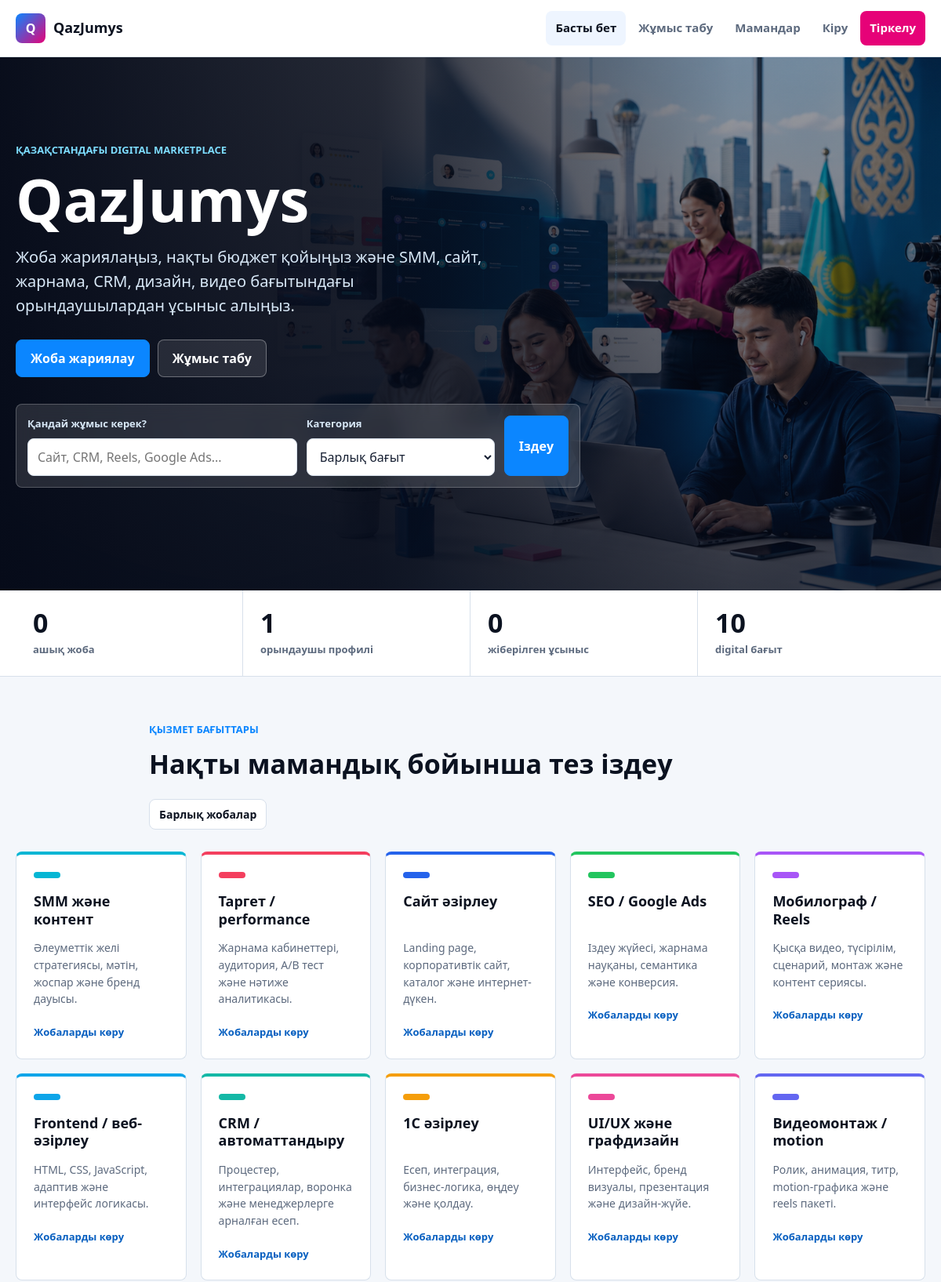
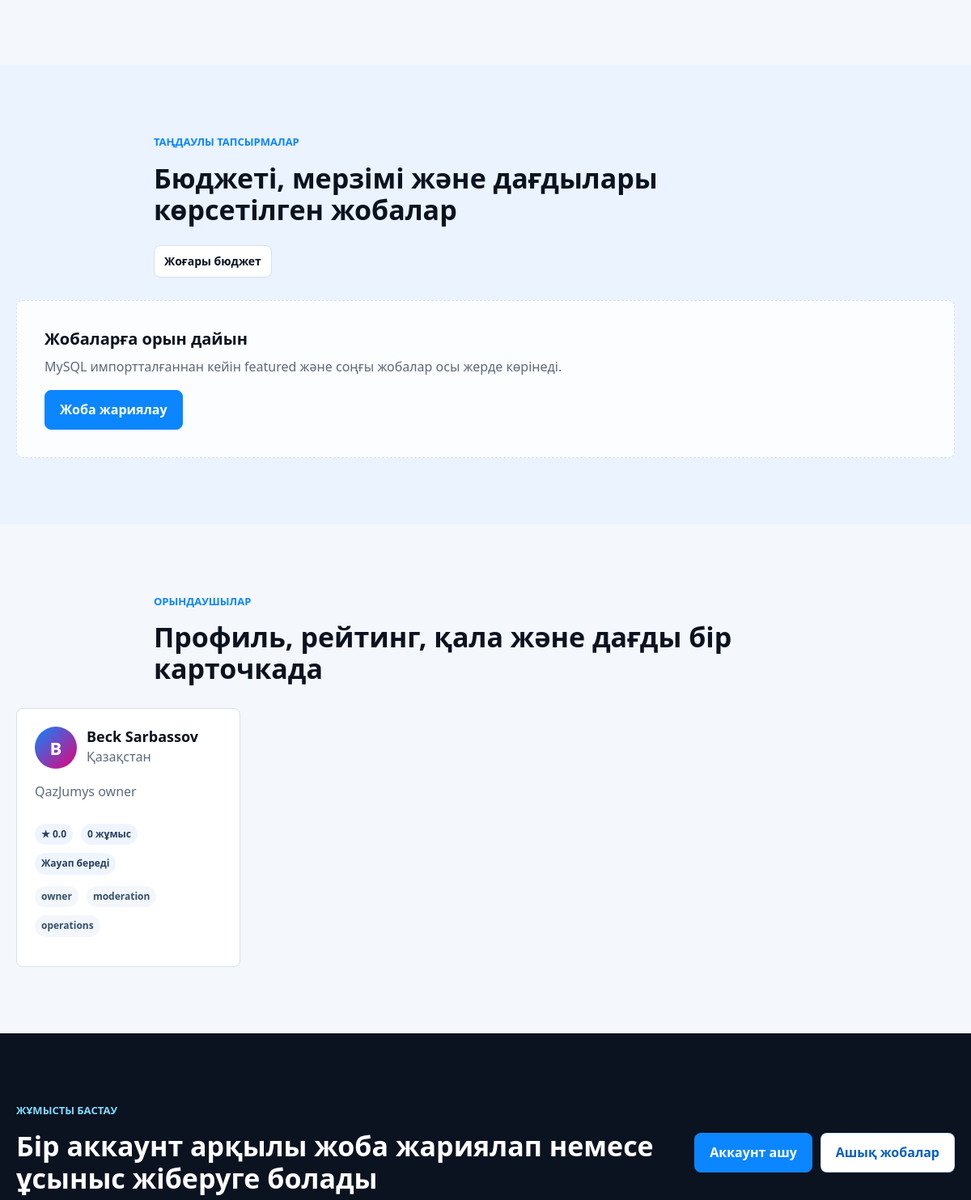
Before: / (upper part) with the older database file (2 pictures, top to bottom).
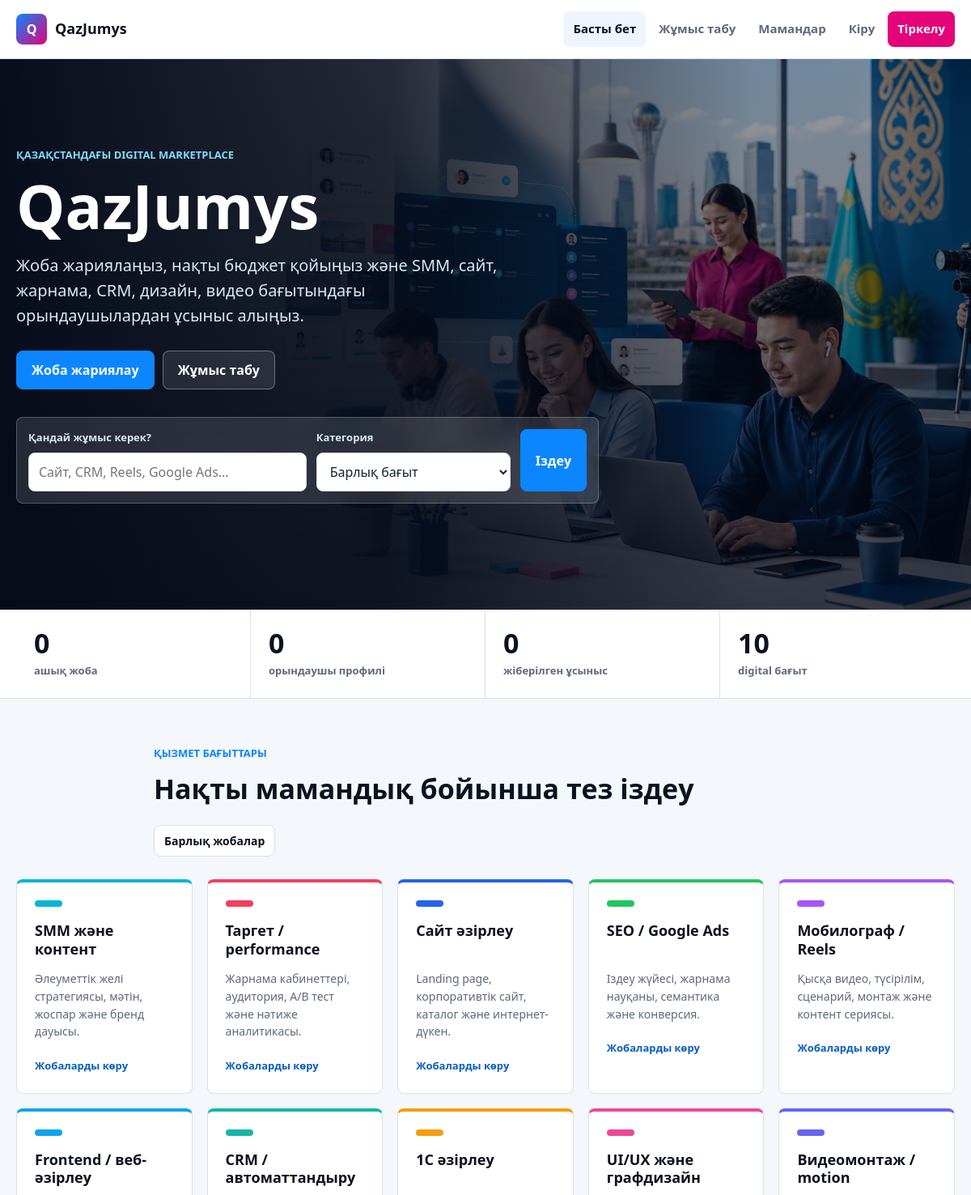
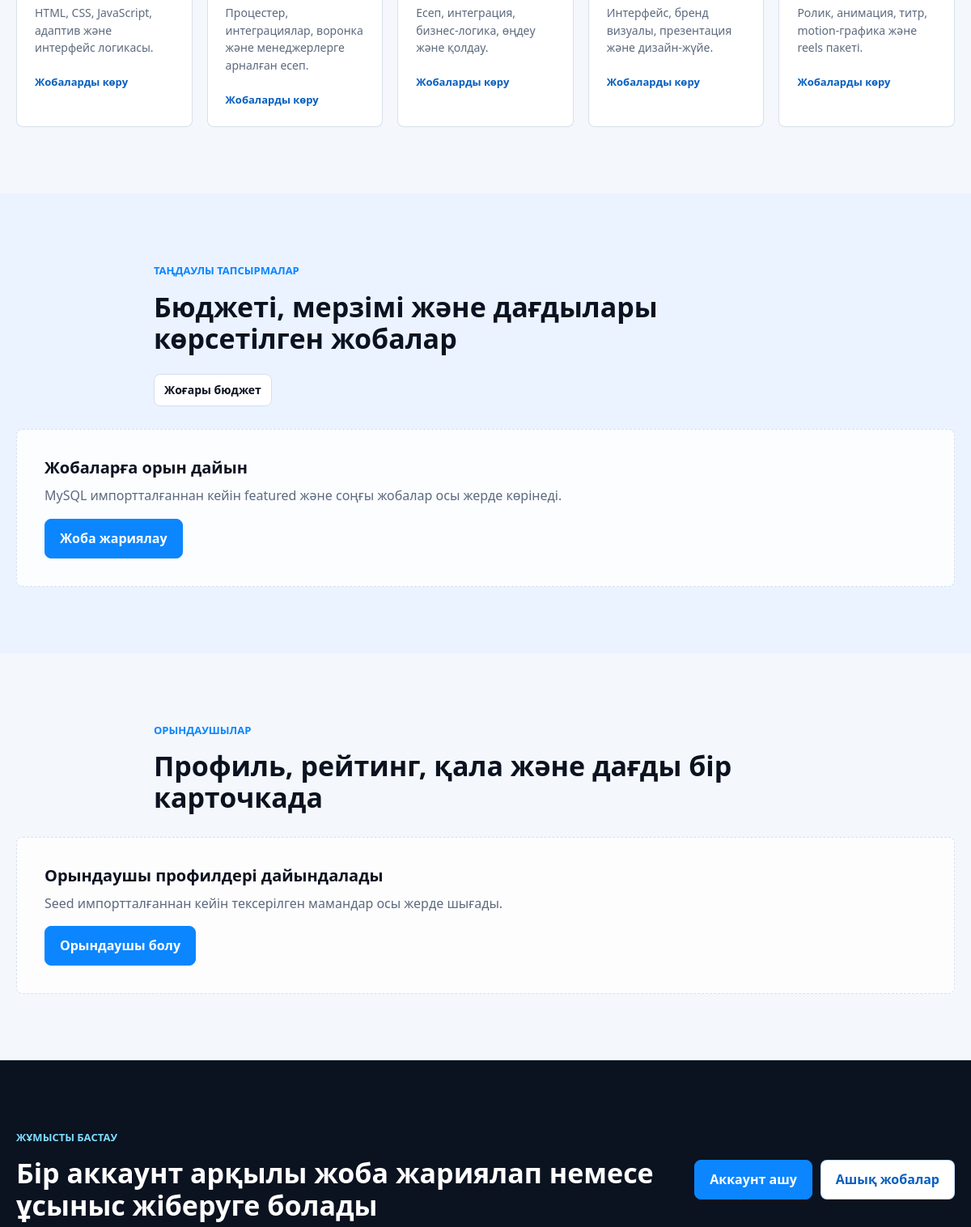
After: the same page with the newer database file (2 pictures, top to bottom).
### tables this page shows
CREATE TABLE IF NOT EXISTS categories (
    id BIGINT UNSIGNED AUTO_INCREMENT PRIMARY KEY,
    slug VARCHAR(80) NOT NULL UNIQUE,
    name VARCHAR(140) NOT NULL,
    description VARCHAR(255) NOT NULL,
    accent_color CHAR(7) NOT NULL DEFAULT '#06b6d4',
    sort_order INT UNSIGNED NOT NULL DEFAULT 100,
    is_active TINYINT(1) NOT NULL DEFAULT 1,
    created_at DATETIME NOT NULL,
    updated_at DATETIME NOT NULL,
    INDEX idx_categories_active_sort (is_active, sort_order)
);

CREATE TABLE IF NOT EXISTS users (
    id BIGINT UNSIGNED AUTO_INCREMENT PRIMARY KEY,
    role ENUM('member', 'owner', 'client', 'freelancer') NOT NULL DEFAULT 'member',
    status ENUM('active', 'blocked') NOT NULL DEFAULT 'active',
    name VARCHAR(120) NOT NULL,
    email VARCHAR(180) NOT NULL UNIQUE,
    password_hash VARCHAR(255) NOT NULL,
    city VARCHAR(80) NULL,
    headline VARCHAR(160) NULL,
    bio TEXT NULL,
    skills TEXT NULL,
    hourly_rate DECIMAL(12,2) NULL,
    rating DECIMAL(3,2) NOT NULL DEFAULT 0.00,
    reviews_count INT UNSIGNED NOT NULL DEFAULT 0,
    completed_projects INT UNSIGNED NOT NULL DEFAULT 0,
    response_time VARCHAR(40) NULL,
    is_verified TINYINT(1) NOT NULL DEFAULT 0,
    password_reset_required TINYINT(1) NOT NULL DEFAULT 0,
    blocked_reason VARCHAR(255) NULL,
    blocked_at DATETIME NULL,
    last_login_at DATETIME NULL,
    created_at DATETIME NOT NULL,
    updated_at DATETIME NOT NULL,
    INDEX idx_users_role (role),
    INDEX idx_users_status (status),
    INDEX idx_users_city (city),
    INDEX idx_users_role_rating (role, rating)
);

### public/index.php (called while the page is built, shortened)
<?php
$config = require dirname(__DIR__) . DIRECTORY_SEPARATOR . 'app' . DIRECTORY_SEPARATOR . 'bootstrap.php';
$page = preg_replace('/[^a-z0-9-]/', '', (string) ($_GET['page'] ?? 'home')) ?: 'home';
$user = Auth::user();
$dbReady = false;
$dbNotice = null;
$categories = CategoryRepository::fallback();
$projects = [];
$featuredProjects = [];
$topFreelancers = [];
$recommendedProjects = [];
$marketplaceStats = [
    'open_projects' => 0,
    'proposals' => 0,
    'freelancers' => 0,
    'categories' => count($categories),
];
$projectFilters = [
    'category_id' => $_GET['category_id'] ?? null,
    'q' => trim((string) ($_GET['q'] ?? '')),
    'project_type' => $_GET['project_type'] ?? '',
    'experience_level' => $_GET['experience_level'] ?? '',
    'budget_min' => is_numeric($_GET['budget_min'] ?? null) ? (float) $_GET['budget_min'] : null,
    'budget_max' => is_numeric($_GET['budget_max'] ?? null) ? (float) $_GET['budget_max'] : null,
    'sort' => $_GET['sort'] ?? 'latest',
];
$dashboardStats = ['projects' => 0, 'proposals' => 0, 'received_proposals' => 0, 'active_work' => 0, 'open_market' => 0, 'unread_messages' => 0, 'unread_notifications' => 0];
$profile = $user;
$myProjects = [];
$myProposals = [];
$receivedProposals = [];
$recentMessages = [];
$recentFiles = [];
$recentComplaints = [];
$notifications = [];
try {
    $pdo = Database::connection($config['database']);
    $dbReady = true;
    $categoryRepository = new CategoryRepository($pdo);
    $projectRepository = new ProjectRepository($pdo);
    $userRepository = new UserRepository($pdo);
    $categories = $categoryRepository->all();
    $marketplaceStats = $projectRepository->marketplaceStats();
    if ($page === 'home') {
        $projects = $projectRepository->latestOpen(6);
        $featuredProjects = $projectRepository->featuredOpen(3);
        $topFreelancers = $userRepository->topFreelancers(4);
    }
} catch (Throwable $exception) {
    $dbNotice = 'MySQL баптауы аяқталмаған. .env файлын жасап, database/schema.sql және database/seed.sql импорттаңыз.';
}
$routes = [
    'home' => ['view' => 'home', 'title' => 'Қазақстан фриланс порталы'],
    'register' => ['view' => 'auth-register', 'title' => 'Тіркелу'],
    'login' => ['view' => 'auth-login', 'title' => 'Кіру'],
    'projects' => ['view' => 'projects', 'title' => 'Жобалар'],
    'project-create' => ['view' => 'project-create', 'title' => 'Жоба жариялау'],
    'dashboard' => ['view' => 'dashboard', 'title' => 'Жеке кабинет'],
    'profile' => ['view' => 'profile', 'title' => 'Профиль'],
];
$route = $routes[$page] ?? $routes['home'];
render_view($route['view'], [
    'pageTitle' => $route['title'],
    'config' => $config,
    'user' => $user,
    'dbReady' => $dbReady,
    'dbNotice' => $dbNotice,
    'categories' => $categories,
    'projects' => $projects,
    'featuredProjects' => $featuredProjects,
    'topFreelancers' => $topFreelancers,
    'recommendedProjects' => $recommendedProjects,
    'marketplaceStats' => $marketplaceStats,
    'projectFilters' => $projectFilters,
    'dashboardStats' => $dashboardStats,
    'profile' => $profile,
    'myProjects' => $myProjects,
    'myProposals' => $myProposals,
    'receivedProposals' => $receivedProposals,
    'recentMessages' => $recentMessages,
    'recentFiles' => $recentFiles,
    'recentComplaints' => $recentComplaints,
    'notifications' => $notifications,
]);

### app/Repositories/CategoryRepository.php (called while the page is built, shortened)
<?php
final class CategoryRepository
{
    public function all(): array
    {
        $statement = $this->pdo->query('SELECT id, slug, name, description, accent_color FROM categories WHERE is_active = 1 ORDER BY sort_order, name');
        return $statement->fetchAll();
    }
}

### app/Repositories/UserRepository.php (called while the page is built, shortened)
<?php
final class UserRepository
{
    public function topFreelancers(int $limit = 4): array
    {
        $statement = $this->pdo->prepare(
            'SELECT id, name, city, headline, skills, hourly_rate, rating, reviews_count, completed_projects, response_time, is_verified
             FROM users
             WHERE role <> "owner" AND status = "active"
             ORDER BY is_verified DESC, rating DESC, completed_projects DESC, created_at DESC
             LIMIT :limit'
        );
        $statement->bindValue('limit', $limit, PDO::PARAM_INT);
        $statement->execute();
        return $statement->fetchAll();
    }
}

### app/Views/home.php (the view, shortened to what the rows shown need)
<section class="hero">
    <div class="container hero-grid">
        <div class="hero-copy">
            <h1>QazJumys</h1>
        </div>
    </div>
</section>
<section id="categories" class="section section-tight">
    <div class="container section-heading row-heading">
        <div>
            <h2>Нақты мамандық бойынша тез іздеу</h2>
        </div>
    </div>
    <div class="container category-grid">
        <?php foreach ($categories as $category): ?>
            <a class="category-card" href="<?= e(url_for('projects', ['category_id' => $category['id']])) ?>" style="--accent: <?= e($category['accent_color'] ?? '#06b6d4') ?>">
                <span class="category-dot"></span>
                <h3><?= e($category['name']) ?></h3>
                <p><?= e($category['description']) ?></p>
                <span class="category-link">Жобаларды көру</span>
            </a>
        <?php endforeach; ?>
    </div>
</section>
<section class="section band">
    <div class="container section-heading row-heading">
        <div>
            <h2>Бюджеті, мерзімі және дағдылары көрсетілген жобалар</h2>
        </div>
    </div>
</section>
<section id="talent" class="section">
    <div class="container section-heading">
        <h2>Профиль, рейтинг, қала және дағды бір карточкада</h2>
    </div>
    <div class="container talent-grid">
        <?php if (!empty($topFreelancers)): ?>
            <?php foreach ($topFreelancers as $freelancer): ?>
                <article class="talent-card">
                    <div class="talent-top">
                        <div class="avatar small"><?= e(mb_strtoupper(mb_substr((string) $freelancer['name'], 0, 1, 'UTF-8'), 'UTF-8')) ?></div>
                        <div>
                            <h3><?= e($freelancer['name']) ?></h3>
                            <p><?= e($freelancer['city'] ?: 'Қазақстан') ?></p>
                        </div>
                    </div>
                    <p class="talent-headline"><?= e($freelancer['headline'] ?? '') ?></p>
                    <div class="talent-stats">
                        <span>★ <?= number_format((float) $freelancer['rating'], 1) ?></span>
                        <span><?= (int) $freelancer['completed_projects'] ?> жұмыс</span>
                        <span><?= e($freelancer['response_time'] ?? 'Жауап береді') ?></span>
                    </div>
                    <div class="skill-row">
                        <?php foreach (skill_chips($freelancer['skills'] ?? '', 4) as $skill): ?>
                            <span><?= e($skill) ?></span>
                        <?php endforeach; ?>
                    </div>
                </article>
            <?php endforeach; ?>
        <?php endif; ?>
    </div>
</section>
<section class="section final-cta">
    <div class="container final-cta-grid">
        <div>
            <h2>Бір аккаунт арқылы жоба жариялап немесе ұсыныс жіберуге болады</h2>
        </div>
    </div>
</section>

Changed rows visible on the page:
no longer on this page (row edited): users: name "B", name "Beck Sarbassov", city "Қазақстан", headline "QazJumys owner", rating "0.0", completed_projects "0", response_time "Жауап береді", skills "owner", skills "moderation", skills "operations"
Other visible differences:
$stats['freelancers']: "1" → "0"
text now shown: "Орындаушы профилдері дайындалады Seed импортталғаннан кейін тексерілген мамандар осы жерде шығады. Орындаушы болу"
